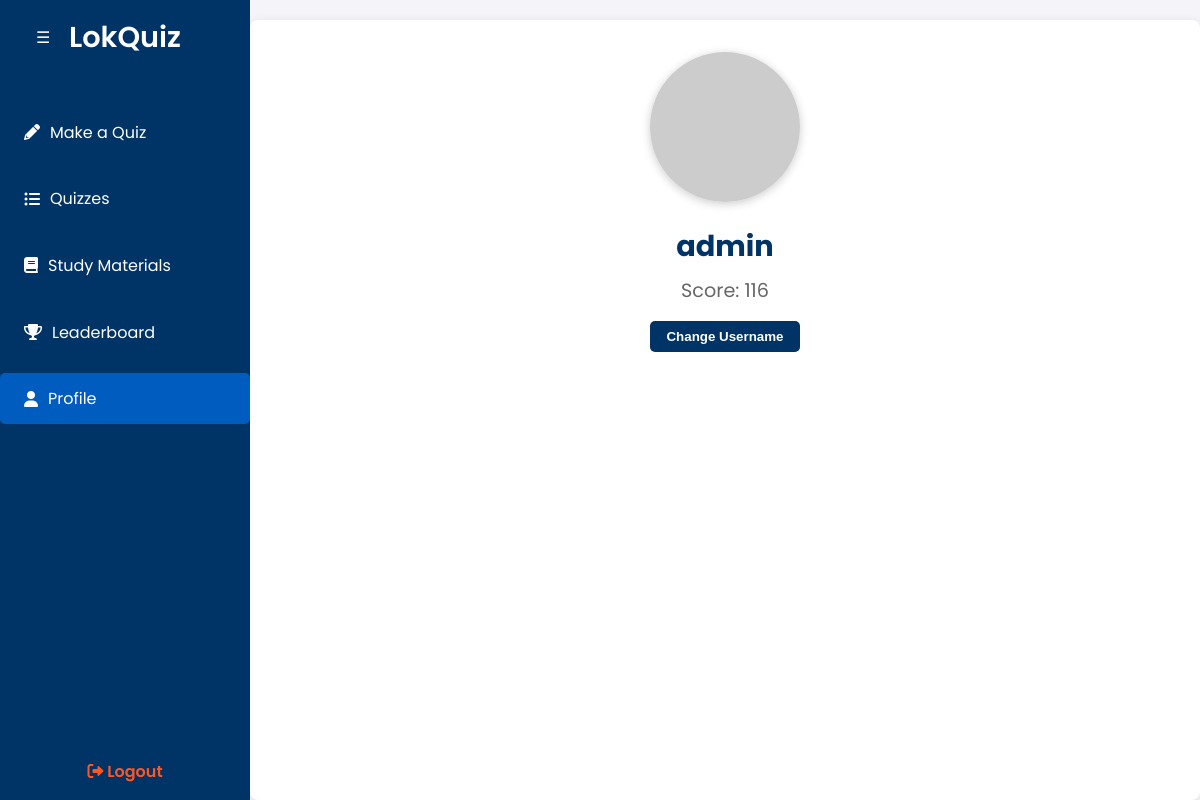
The page /profile/ (signed in) on the database as committed earlier.
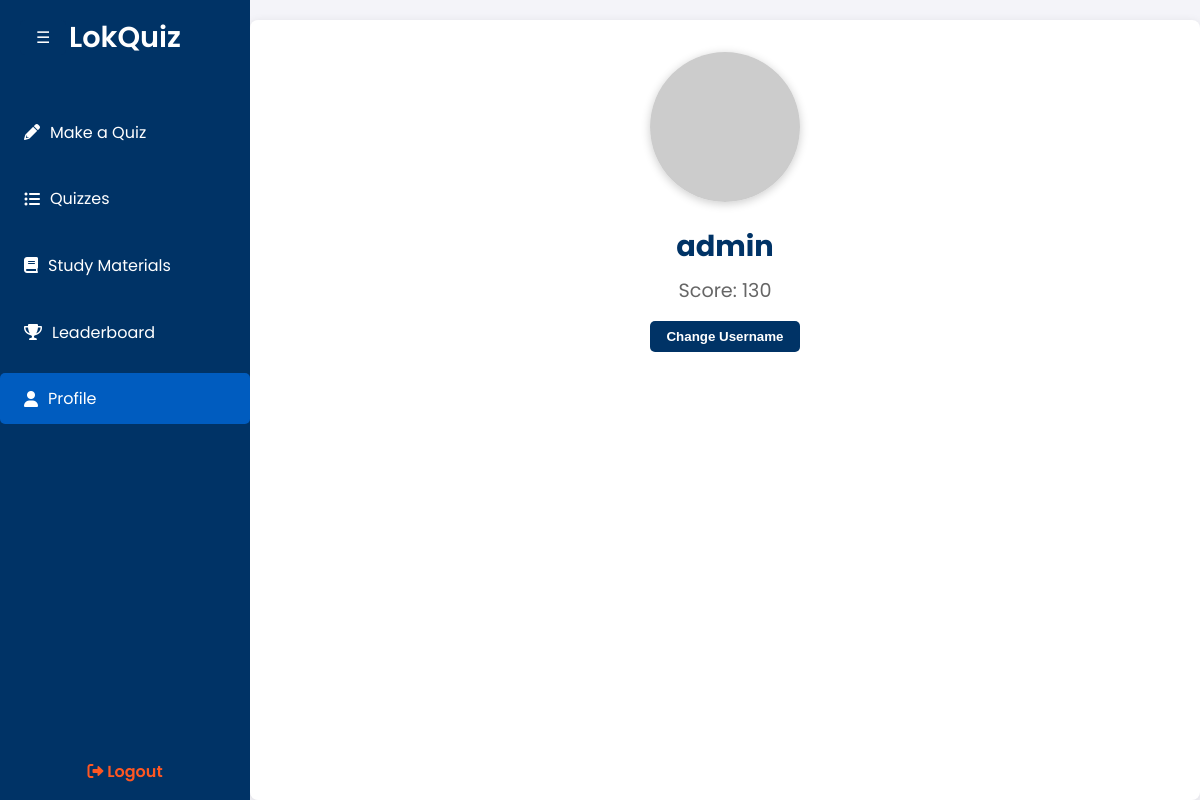
The same page on the database as committed later.
### home/models.py (models this page shows, shortened)
class Score(models.Model):
    user = models.ForeignKey(User, on_delete=models.CASCADE)
    score = models.IntegerField(default=0)

### home/views.py (the view)
# urls.py: path('profile/', views.profile, name='profile'),
@login_required(login_url='/login/')
def profile(request):
    score, created = Score.objects.get_or_create(user=request.user)
    if created:
        score.value = 0  # assuming 'value' is the field that stores the score, adjust accordingly
        score.save()
    return render(request, 'home/profile.html', {'score': score})

### home/templates/home/profile.html (shortened to what this page needs)
<!DOCTYPE html>
<html lang="en">
<head>
    <link href="https://cdnjs.cloudflare.com/ajax/libs/font-awesome/6.0.0-beta3/css/all.min.css" rel="stylesheet">
</head>
<body>
    <button class="toggle-btn" onclick="toggleSidebar()">☰</button>
    <div class="sidebar">
        <a href="/dashboard/" class="logo">LokQuiz</a>
        <ul>
            <li><a href="/makequiz/"><i class="fas fa-pencil-alt"></i> Make a Quiz</a></li>
            <li><a href="/quizzes/"><i class="fas fa-list-ul"></i> Quizzes</a></li>
            <li><a href="/materials/"><i class="fas fa-book"></i> Study Materials</a></li>
            <li><a href="/leaderboard/"><i class="fas fa-trophy"></i> Leaderboard</a></li>
            <li class="active"><a href="/profile/"><i class="fas fa-user"></i> Profile</a></li>
        </ul>
        <div class="logout">
            <a href="#" onclick="confirmLogout(event)"><i class="fas fa-sign-out-alt"></i> Logout</a>
        </div>
    </div>
    <div class="main-content">
        <div class="profile-section">
            <img src="https://www.gravatar.com/avatar/?d=mp" alt="Default Profile Icon">
            <h1>{{ user.username }}</h1>
            <p>Score: {{ score.score }}</p>
            <div class="change-username">
                <button onclick="openModal()">Change Username</button>
            </div>
        </div>
    </div>
</body>
</html>

### home/templates/home/profile.html (style rules this page uses)
* { margin: 0; padding: 0; box-sizing: border-box; }
body { font-family: 'Poppins', sans-serif; background-color: #f4f4f9; color: #333; display: flex; height: 100vh; overflow: hidden; padding-top: 20px; }
.sidebar { width: 250px; background: #003366; color: #fff; display: flex; flex-direction: column; padding: 1rem 0; position: fixed; height: 100%; left: 0; top: 0; transition: transform 0.3s ease-in-out; z-index: 1000; }
.sidebar .logo { font-size: 1.8rem; font-weight: 600; text-align: center; margin-bottom: 2rem; color: #fff; text-decoration: none; }
.sidebar ul { list-style: none; padding: 0; }
.sidebar ul li { margin: 1rem 0; }
.sidebar ul li a { color: #fff; text-decoration: none; padding: 0.8rem 1.5rem; display: flex; align-items: center; border-radius: 5px; transition: background 0.3s ease; }
.sidebar ul li a i { margin-right: 10px; }
.sidebar ul li.active a { background: #005cbf; }
.sidebar .logout { margin-top: auto; text-align: center; }
.sidebar .logout a { color: #FF5722; font-weight: 600; text-decoration: none; padding: 0.8rem 1.5rem; border-radius: 5px; transition: background 0.3s ease; }
.main-content { flex-grow: 1; margin-left: 250px; padding: 2rem; overflow-y: auto; transition: margin-left 0.3s ease-in-out; background-color: #fff; border-radius: 8px; box-shadow: 0 2px 10px rgba(0, 0, 0, 0.1); }
.toggle-btn { position: absolute; top: 20px; left: 20px; background: #003366; color: #fff; border: none; padding: 0.5rem 1rem; font-size: 1rem; cursor: pointer; border-radius: 5px; z-index: 1100; }
.profile-section { text-align: center; }
.profile-section img { width: 150px; height: 150px; border-radius: 50%; box-shadow: 0 2px 10px rgba(0, 0, 0, 0.2); margin-bottom: 1rem; }
.profile-section h1 { font-size: 1.8rem; color: #003366; margin-bottom: 0.5rem; }
.profile-section p { font-size: 1.2rem; color: #666; }
.change-username { margin-top: 1rem; }
.change-username button { background: #003366; color: #fff; border: none; padding: 0.5rem 1rem; border-radius: 5px; cursor: pointer; font-weight: bold; transition: background 0.3s ease; }

Rows that differ between the two databases and show on the page:
changed Score: score "116" → "130"
